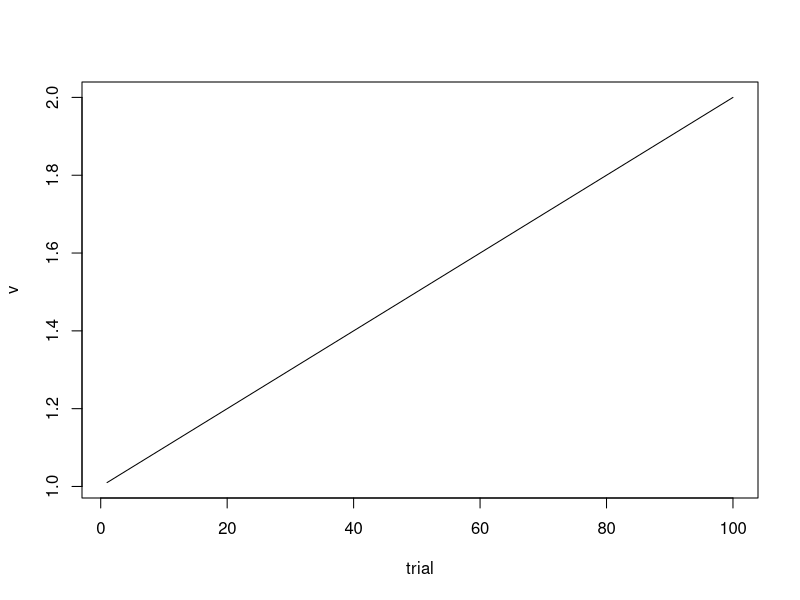
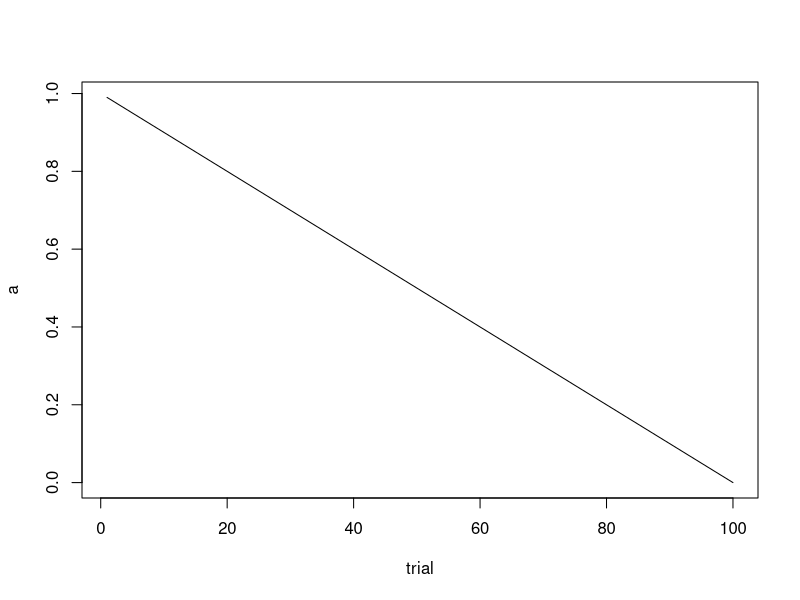
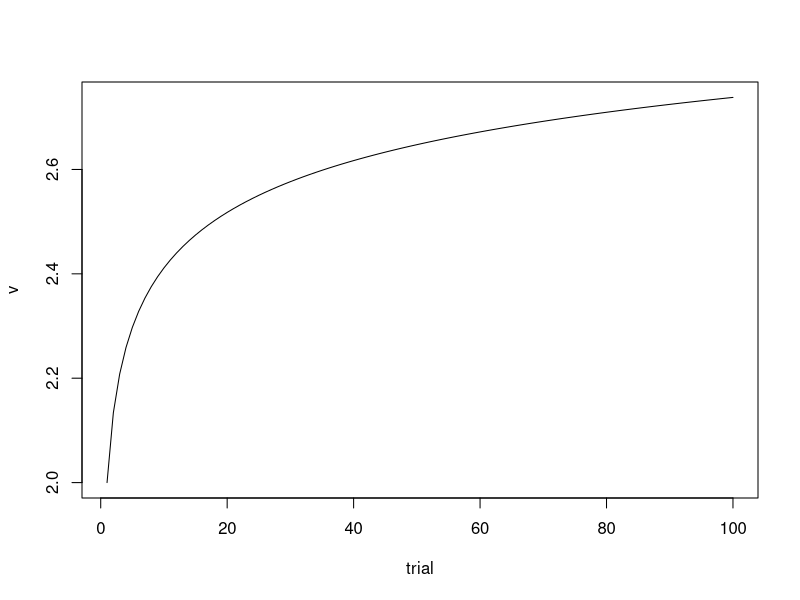
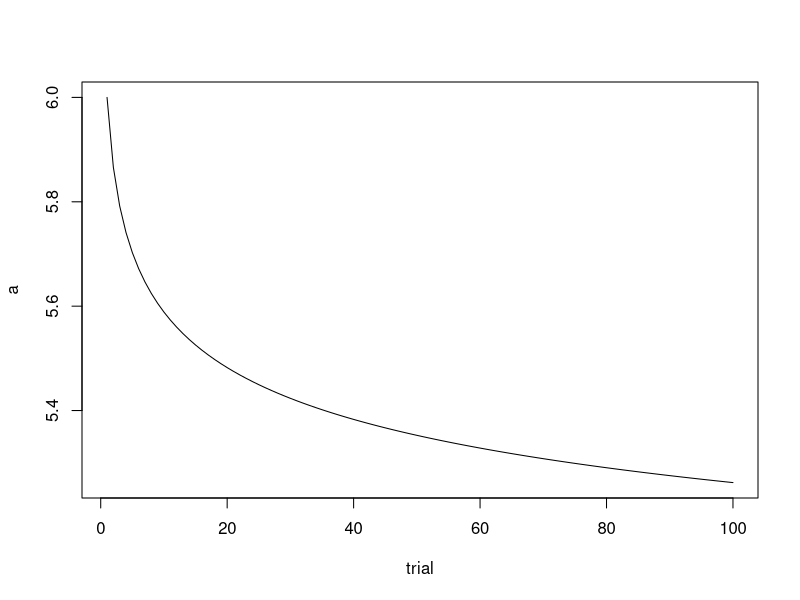
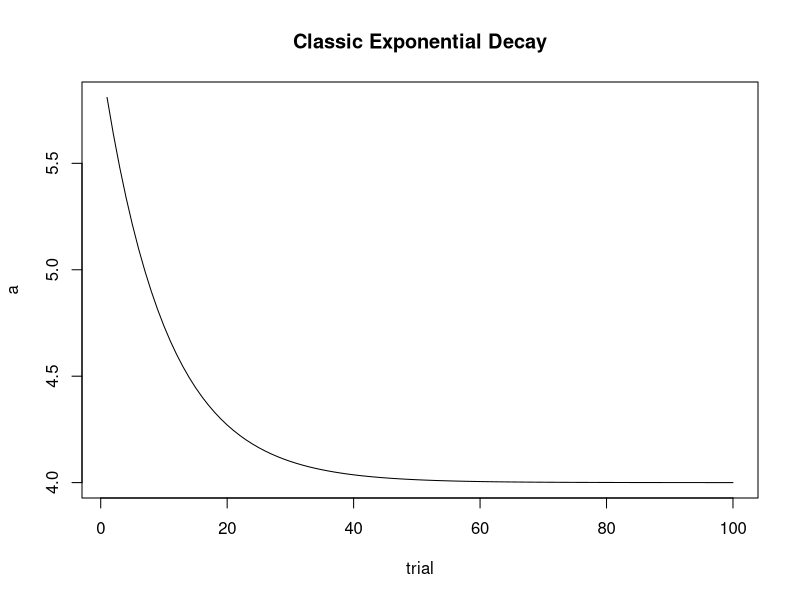
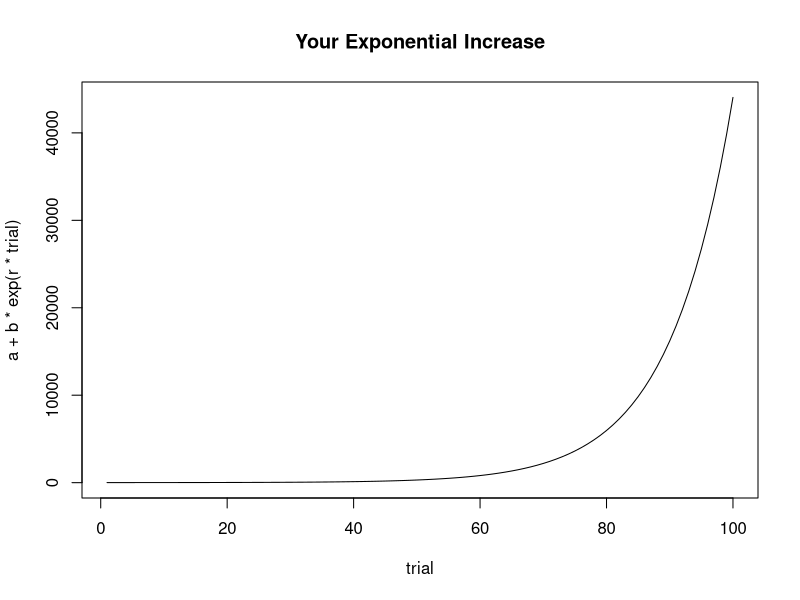
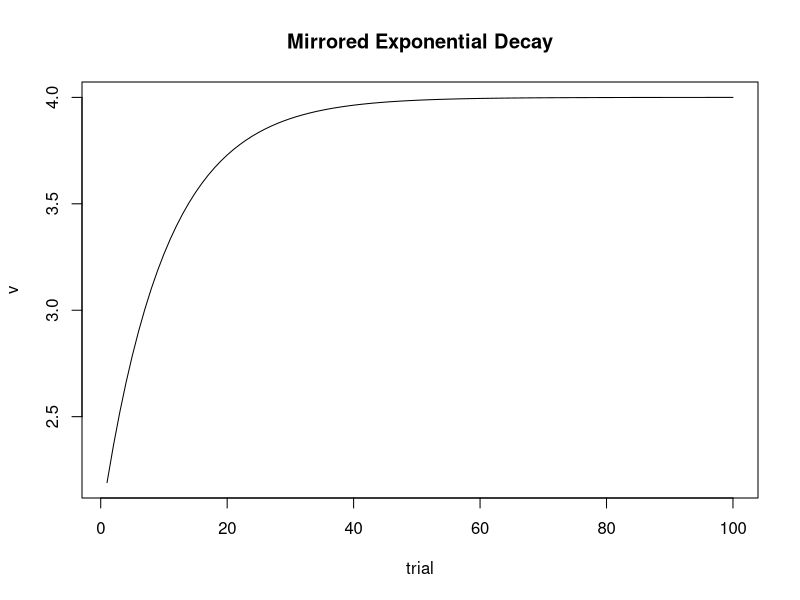
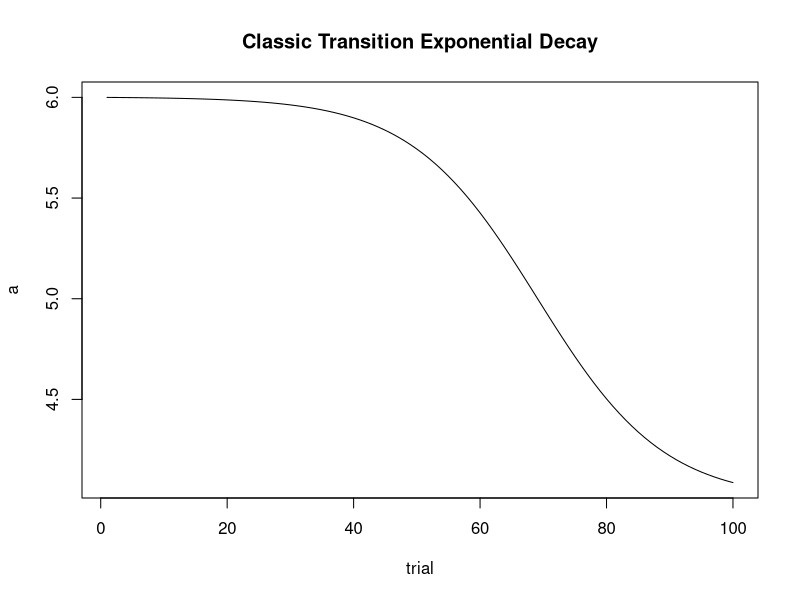

Generate these figures, in order, with R:

trial=1:100

r=0.1
a=4
b=2

beta = 0.01
c = 1

# linear 
plot(trial, c+beta*trial, "l", ylab = "v")
plot(trial, c+-beta*trial, "l", ylab = "a")


# Power
plot(trial, a-b*trial^-r, "l", ylab = "v")
plot(trial, a+b*trial^-r, "l", ylab = "a")


# Exp
plot(trial,a+b*exp(-r*trial),type="l",main="Classic Exponential Decay", ylab = "a")

plot(trial,a+b*exp(r*trial),type="l",main="Your Exponential Increase")

plot(trial,a-b*exp(-r*trial),type="l",main="Mirrored Exponential Decay", ylab = "v")

t=1000

plot(trial,a+b*((t+1)/(t+exp(r*trial))),type="l",main="Classic Transition Exponential Decay", ylab = "a")

plot(trial,a-b*((t+1)/(t+exp(r*trial))),type="l",main="Mirrored Transition Exponential Decay", ylab = "v")


plot(trial,a+b*((t+1)/(t+exp(-r*trial))),type="l",main="Classic Transition Exponential Increase")

plot(trial,a-b*((t+1)/(t+exp(-r*trial))),type="l",main="Mirrored Transition Exponential Increase")
